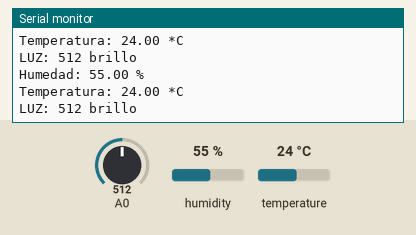
Bench run of a sketch on a simulated Arduino Uno, built with avr-gcc and run on an emulated ATmega328P. Shown: the last lines printed to the serial monitor. The test bench sets the inputs (shaded band); at power-on: humidity 55 %, A0 = 512, temperature 24 °C.

Above: at 4.8 s.
4.9 s: humidity set to 22 %
At 6.6 s:
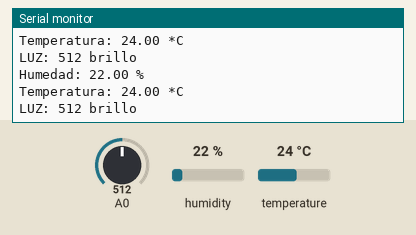
7.9 s: A0 set to 716
At 8.4 s:
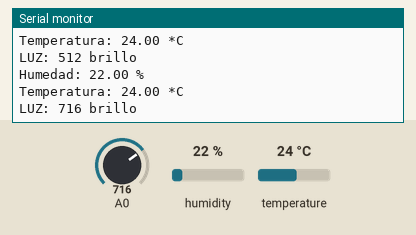
10.9 s: temperature set to 12 °C
At 13.1 s:
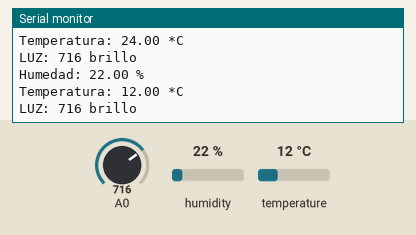
13.9 s: A0 set to 900
At 14.9 s:
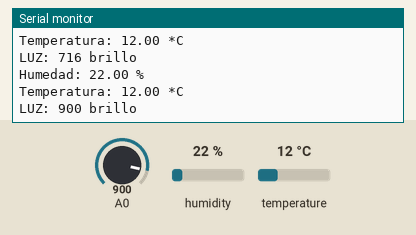
16.9 s: humidity set to 40 %
At 18.5 s:
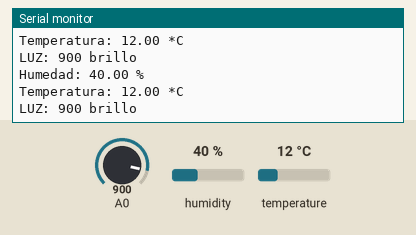
Timing chart, 0 to 20.0 s (numbered marks = the images above; inputs shaded):
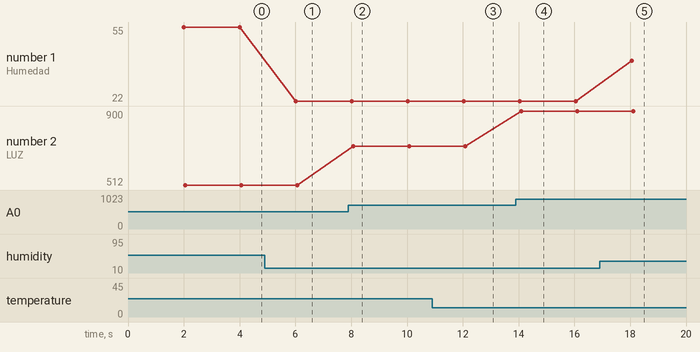

The sketch:

TyHyL.ino
```cpp
#include "DHT.h"

#define DHTPIN 2     // Pin del Arduino al cual esta conectado el pin 2 del sensor

// Descomentar segun el tipo de sensor DHT usado
//#define DHTTYPE DHT11   // DHT 11
#define DHTTYPE DHT22   // DHT 22  (AM2302)
//#define DHTTYPE DHT21   // DHT 21 (AM2301)

// Diagrama
// Pin 1 Sensor a +5V de Arduino
// Pin 2 Sensor a HDTPIN (en este sketch es el pin 2)
// Pin 4 Sensor a GROUND de  Arduino
// Resistencia de 10K desde Pin 2 de sensor a Pin 1 de Sensor o +5V
int l=0;
int m=0;
// Inicializa el sensor
DHT dht(DHTPIN, DHTTYPE);

// Configura Arduino
void setup() {
  Serial.begin(9600);
  Serial.println("InternetdelasCosas.cl\n\nPrueba de sensor DHTxx!");

  dht.begin();
}

void loop() {
  // Espera dos segundos para realizar la primera medición.
  delay(2000);

  // Lee los datos entregados por el sensor, cada lectura demora 250 milisegundos
  // El sensor muestrea la temperatura cada 2 segundos}
  // Obtiene la Humedad
  float h = dht.readHumidity();
  // Obtiene la Temperatura en Celsius
  float t = dht.readTemperature();

  m=analogRead (0);
  // Control de errores, valida que se obtuvieron valores para los datos medidos
  if (isnan(h) || isnan(t)) {
    Serial.println("Falla al leer el sensor DHT!");
    return;
  }

  Serial.print("Humedad: ");
  Serial.print(h);
  Serial.println(" %\t");
  Serial.print("Temperatura: ");
  Serial.print(t);
  Serial.println(" *C ");
  Serial.print("LUZ: ");
  Serial.print(m);
  Serial.println(" brillo ");
  Serial.println();
}
```

Measured:
- after the input at 4.9 s, the serial monitor: prints a new line after 1.1 s (image 1)
- after the input at 7.9 s, the serial monitor: prints a new line after 0.17 s (image 2)
- after the input at 10.9 s, the serial monitor: prints a new line after 1.2 s (image 3)
- after the input at 13.9 s, the serial monitor: prints a new line after 0.19 s (image 4)
- after the input at 16.9 s, the serial monitor: prints a new line after 1.2 s (image 5)
- plotted number 1: 55 → 22 after the input at 4.9 s, 22 → 40 after the input at 16.9 s
- plotted number 2: 512 → 716 after the input at 7.9 s, 716 → 900 after the input at 13.9 s
